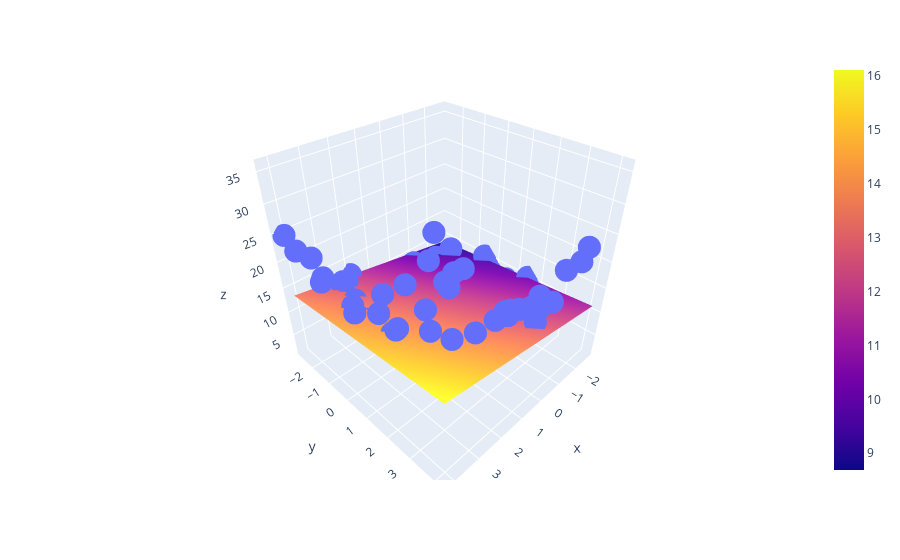

Write notebook code for a chart like this one.
### Code cell
import plotly.graph_objects as go
fig = px.scatter_3d(df, x=x.ravel(), y=y.ravel(), z=z.ravel())
fig.add_trace(go.Surface(x=x_input, y=y_input, z=z_final))
fig.show()
